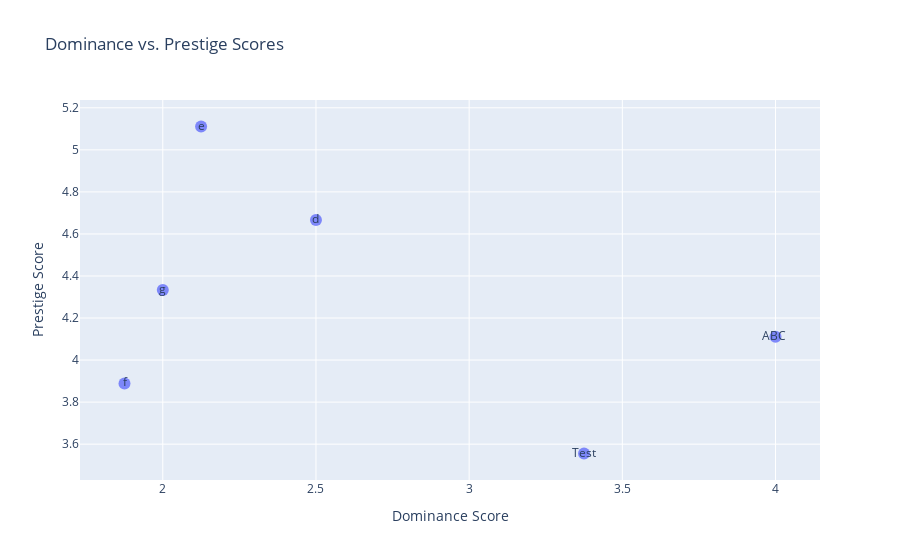

Notebook code for this chart:
### Code cell
fig = px.scatter(df, x='Dominance', y='Prestige', text='Pseudonym',
                 labels={'Dominance': 'Dominance Score', 'Prestige': 'Prestige Score'},
                 title='Dominance vs. Prestige Scores')
fig.update_traces(marker=dict(size=12, opacity=0.8),
                  selector=dict(mode='markers+text'))
fig.update_layout(hovermode='closest')
fig.show()

### Figure 1 — Plotly figure (JSON) as saved in the notebook; plotly's stock layout.template omitted (floating-point values rounded to 4 significant figures)
{"data": [{"hovertemplate": "Dominance Score=%{x}<br>Prestige Score=%{y}<br>Pseudonym=%{text}<extra></extra>", "legendgroup": "", "marker": {"color": "#636efa", "opacity": 0.8, "size": 12, "symbol": "circle"}, "mode": "markers+text", "name": "", "orientation": "v", "showlegend": false, "text": ["ABC ", "Test", "d", "e", "f", "g"], "type": "scatter", "x": [4, 3.375, 2.5, 2.125, 1.875, 2], "xaxis": "x", "y": [4.111, 3.556, 4.667, 5.111, 3.889, 4.333], "yaxis": "y"}], "layout": {"hovermode": "closest", "legend": {"tracegroupgap": 0}, "title": {"text": "Dominance vs. Prestige Scores"}, "xaxis": {"anchor": "y", "domain": [0, 1], "title": {"text": "Dominance Score"}}, "yaxis": {"anchor": "x", "domain": [0, 1], "title": {"text": "Prestige Score"}}}}
